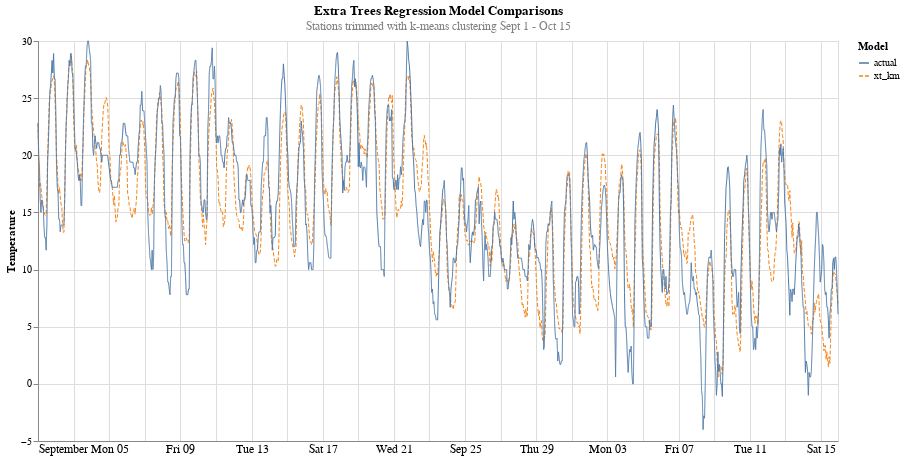

Notebook code cell kept with this figure:
### Code cell
alt.data_transformers.disable_max_rows()
alt.Chart(res[['time','xt_km','actual']].melt(id_vars='time')).mark_line(size=1).encode(
    x=alt.X('time:T', axis=alt.Axis(tickSize=0, labelFontSize=12),title=None),
    y=alt.Y('value:Q',title='Temperature'),
    color=alt.Color('variable',legend=alt.Legend(title='Model')),
    strokeDash='variable'
).properties(
    height=400,
    width=800,
    title={
      "text": ['Extra Trees Regression Model Comparisons'], 
      "subtitle": ["Stations trimmed with k-means clustering Sept 1 - Oct 15"],
      "color": "black",
      "subtitleColor": "gray"
    }
)

### Figure 1 — Vega-Lite specification as saved in the notebook (floating-point values rounded to 4 significant figures; data arrays with more than 128 entries replaced by an {"elided": "..."} marker saying what was removed)
{"config": {"view": {"continuousWidth": 400, "continuousHeight": 300}}, "data": {"name": "data-4392ed5a52fdfe0e2c77fa0030cc5ffc"}, "mark": {"type": "line", "size": 1}, "encoding": {"color": {"field": "variable", "legend": {"title": "Model"}, "type": "nominal"}, "strokeDash": {"field": "variable", "type": "nominal"}, "x": {"axis": {"labelFontSize": 12, "tickSize": 0}, "field": "time", "title": null, "type": "temporal"}, "y": {"field": "value", "title": "Temperature", "type": "quantitative"}}, "height": 400, "title": {"text": ["Extra Trees Regression Model Comparisons"], "subtitle": ["Stations trimmed with k-means clustering Sept 1 - Oct 15"], "color": "black", "subtitleColor": "gray"}, "width": 800, "$schema": "https://vega.github.io/schema/vega-lite/v4.17.0.json", "datasets": {"data-4392ed5a52fdfe0e2c77fa0030cc5ffc": {"elided": "2160 records"}}}
